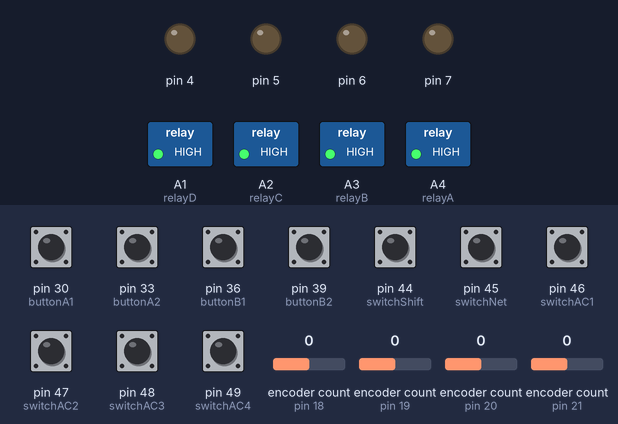
Bench run of a sketch on a simulated Arduino Mega 2560, built with avr-gcc and run on an emulated ATmega2560. Shown: switched loads named in the sketch (green lamp = pin HIGH), output pins drawn as LEDs (lit = HIGH). The inputs (shaded band) are chosen by the test bench; at power-on: pin 30 (buttonA1), pin 33 (buttonA2), pin 36 (buttonB1), pin 39 (buttonB2), pin 44 (switchShift), pin 45 (switchNet), pin 46 (switchAC1), pin 47 (switchAC2), pin 48 (switchAC3), pin 49 (switchAC4) HIGH, encoder count (sensors on pin 18, pin 19, pin 20, pin 21) 0.

Above: at 1.3 s.
1.4 s: pin 30 (buttonA1) pulled LOW for 1 s
At 3.2 s:
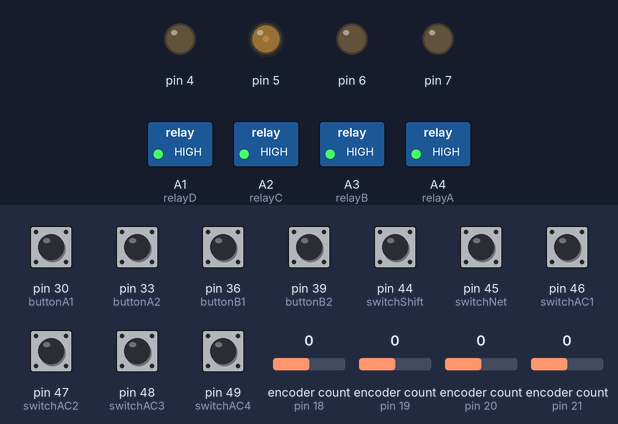
3.9 s: pin 33 (buttonA2) pulled LOW for 1 s
At 5.3 s:
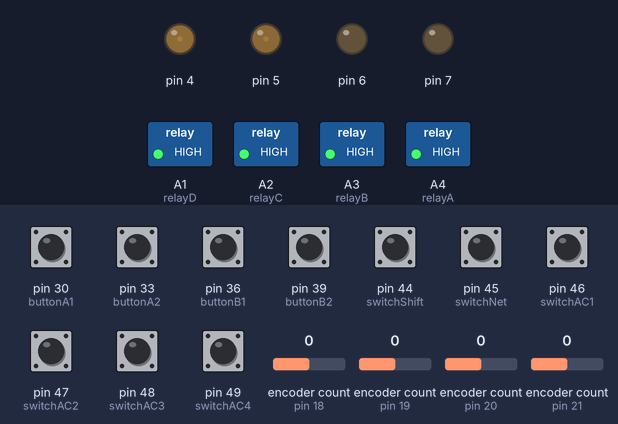
6.4 s: pin 36 (buttonB1) pulled LOW for 1 s
At 8.5 s:
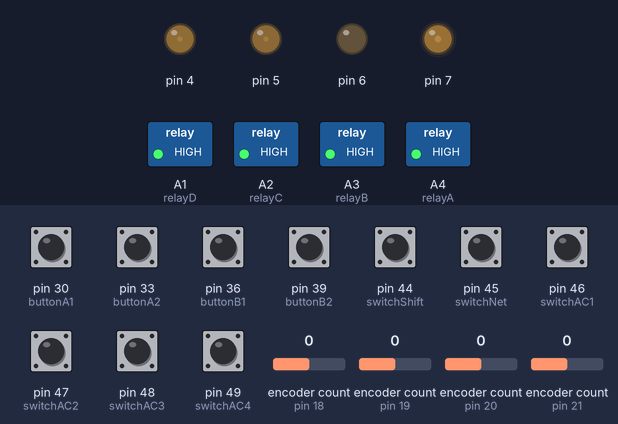
8.9 s: pin 39 (buttonB2) pulled LOW for 0.15 s
At 9.9 s:
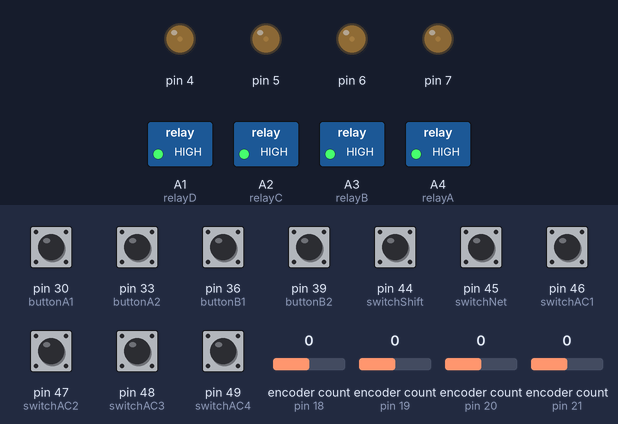
10.7 s: pin 46 (switchAC1) pulled LOW for 1 s
At 11.6 s:
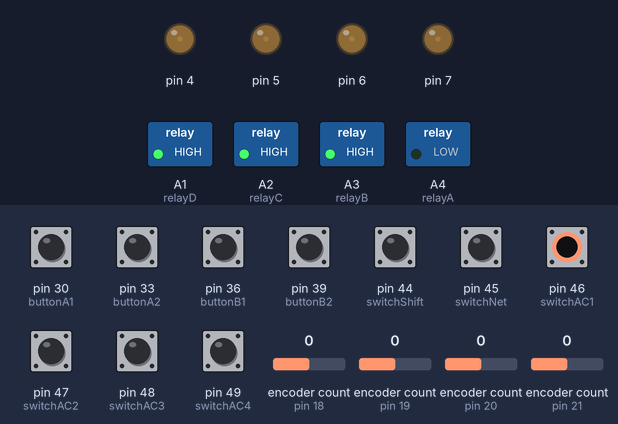
13.2 s: pin 47 (switchAC2) pulled LOW for 0.15 s
At 13.8 s:
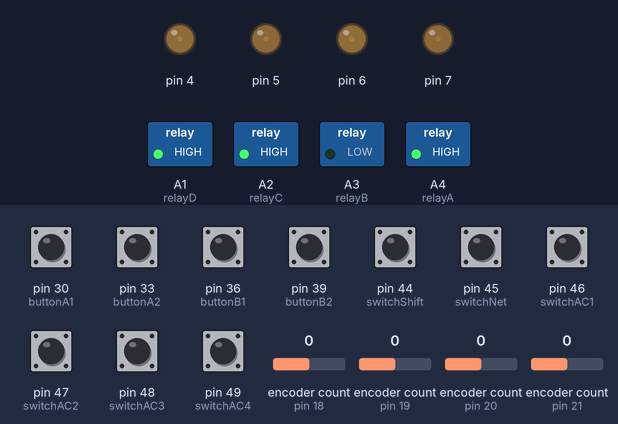
Timing chart, 0 to 16.2 s (numbered marks = the images above; inputs shaded):
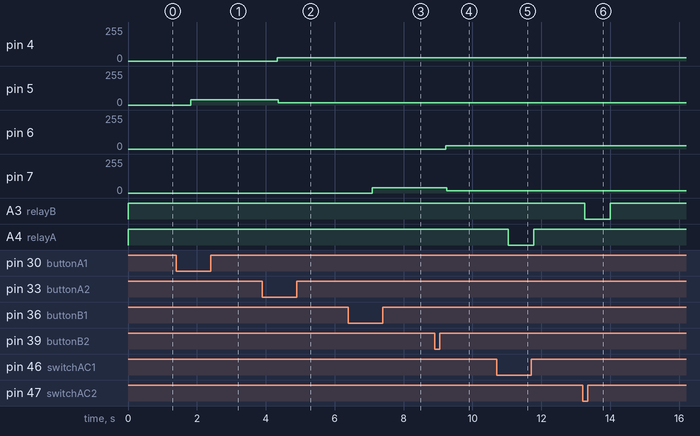

Measured:
- after the input at 1.4 s, pin 5: 0/255 → 40/255 after 0.42 s
- after the input at 3.9 s, pin 4: 0/255 → 23/255 after 0.43 s; pin 5: 40/255 → 16/255 after 0.46 s
- after the input at 6.4 s, pin 7: 0/255 → 40/255 after 0.69 s
- after the input at 8.9 s, pin 6: 0/255 → 23/255 after 0.33 s; pin 7: 40/255 → 16/255 after 0.35 s
- after the input at 10.7 s, A4 (relayA): HIGH → LOW after 0.33 s, → HIGH 0.75 s later
- after the input at 13.2 s, A3 (relayB): HIGH → LOW after 0.06 s, → HIGH 0.75 s later

The sketch:

box.ino
```cpp
#include <TimerOne.h>
#include <MD_REncoder.h>

#include "Lights.h"

const int defaultTemp = 150;
const int defaultAmplitude = 40;


//Refresh Settings
long lastReach;
const int netUpdateInterval = 2000;

long lastRefresh;
const int lightRefreshInterval = 200;

//Global Variables
//Global Controls
const int switchShift = 44;
const int switchNet = 45;
//AC Controls
const int switchAC1 = 46;
const int switchAC2 = 47;
const int switchAC3 = 48;
const int switchAC4 = 49;
//LED controls
const int buttonA1 = 30;
const int buttonA2 = 33;
const int buttonB1 = 36;
const int buttonB2 = 39;
//Encoders
MD_REncoder AmpKnobA(18,32);
MD_REncoder TempKnobA(19,35);
MD_REncoder AmpKnobB(20,38);
MD_REncoder TempKnobB(21,41);

//Light outputs with associated PWM pins
Lights StripA(4,5);
Lights StripB(6,7);
//AC Relay Outputs
const int relayA = A4;
const int relayB = A3;
const int relayC = A2;
const int relayD = A1;

boolean shiftState;
boolean netState;
boolean ac1State;
boolean ac2State;
boolean ac3State;
boolean ac4State;

boolean ac1PhysState;
boolean ac2PhysState;
boolean ac3PhysState;
boolean ac4PhysState;

bool a1Saved;
bool b1Saved;
bool a2Saved;
bool b2Saved;

int ampAState;
int tempAState;
int ampBState;
int tempBState;
int prevKnobSum;


void setup() {
  //pinMode Stuff
  pinMode(switchNet, INPUT);
  pinMode(switchShift, INPUT);
  pinMode(switchAC1, INPUT);
  pinMode(switchAC2, INPUT);
  pinMode(switchAC3, INPUT);
  pinMode(switchAC4, INPUT);
  pinMode(buttonA1, INPUT_PULLUP);
  pinMode(buttonA2, INPUT_PULLUP);
  pinMode(buttonB1, INPUT_PULLUP);
  pinMode(buttonB2, INPUT_PULLUP);
  pinMode(relayA, OUTPUT);
  pinMode(relayB, OUTPUT);
  pinMode(relayD, OUTPUT);
  pinMode(relayC, OUTPUT);

  //MD_REncoder Inits
  AmpKnobA.begin();
  TempKnobA.begin();
  AmpKnobB.begin();
  TempKnobB.begin();
  AmpKnobA.setPeriod(100);
  TempKnobA.setPeriod(100);
  AmpKnobB.setPeriod(100);
  TempKnobB.setPeriod(100);

  //TimerOne Inits
  Timer1.initialize(200);
  Timer1.attachInterrupt(tick);

  Serial.begin(9600);
  readControls();
  updateOutputs();

}

void loop() {
  if (readControls()) {
    updateOutputs();
  }

  //Only runs if the network/lockout switch is down
  if(netState) {
    if (Serial.available()>0) {
      String updateData = Serial.readString();
      int split = updateData.indexOf(":");
      updateFromNet(updateData.substring(0,split),updateData.substring(split+1));
      Serial.println(updateData.substring(0,split));
      Serial.println(updateData.substring(split+1));
      updateOutputs();
    }
  }

  //Code to run at the select light update frequency
  if (shiftState && (lastRefresh + lightRefreshInterval) < millis()) {
    StripA.refresh();
    StripB.refresh();

    ampAState = StripA.getAmplitude();
    tempAState = StripA.getTemperature();
    ampBState = StripB.getAmplitude();
    tempBState = StripB.getTemperature();

    lastRefresh = millis();
  }
}


void updateFromNet(String type, String value) {
  char topic[type.length()+1];
  type.toCharArray(topic,type.length()+1);
  Serial.println("recieved smth");
  if (netState) {

    if (strcmp(topic,"channel-a-amplitude")==0){
      ampAState = value.toInt();
      Serial.println("ran");
    }

    if (strcmp(topic,"channel-a-temperature")==0) {
      //Serial.println("Change in temp");
      tempAState = value.toInt();
    }

    if (strcmp(topic,"channel-b-amplitude")==0){
      ampBState = value.toInt();
      Serial.println("ran");
    }

    if (strcmp(topic,"channel-b-temperature")==0) {
      //Serial.println("Change in temp");
      tempBState = value.toInt();
    }

    if (strcmp(topic,"ac-1-setting")==0) {
      ac1State = value.toInt();
    }
    if (strcmp(topic,"ac-2-setting")==0) {
      ac2State = value.toInt();
    }
    if (strcmp(topic,"ac-3-setting")==0) {
      ac3State = value.toInt();
    }
    if (strcmp(topic,"ac-4-setting")==0) {
      ac4State = value.toInt();
    }

    //Custom shift Routines
    //duration, start amplitude, end amplitude, start temp, end temp
    if (strcmp(topic,"sunrise")==0 && shiftState) {
      StripA.shift(600000L, 0, 240, 240, 180);
    }
    if (strcmp(topic,"sunset")==0 && shiftState) {
      StripA.shift(30000L, ampAState, (ampAState - 0.5*ampAState), tempAState, 240);
    }

  }
}


void tick() {
  int velocity = (AmpKnobA.speed() + TempKnobA.speed() + AmpKnobB.speed() + TempKnobB.speed()) + 1;
  switch (AmpKnobA.read()) {
    case 16:
      ampAState -= 1 * velocity;
      break;
    case 32:
      ampAState += 1 * velocity;
      break;
    default:
      ampAState += 0;
  }

  switch (TempKnobA.read()) {
    case 16:
      tempAState -= 1 * velocity;
      break;
    case 32:
      tempAState += 1 * velocity;
      break;
    default:
      tempAState += 0;
  }
  switch (AmpKnobB.read()) {
    case 16:
      ampBState -= 1 * velocity;
      break;
    case 32:
      ampBState += 1 * velocity;
      break;
    default:
      ampBState += 0;
  }
  switch (TempKnobB.read()) {
    case 16:
      tempBState -= 1 * velocity;
      break;
    case 32:
      tempBState += 1 * velocity;
      break;
    default:
      tempBState += 0;
  }
}

bool readControls() {
  bool changed = false;
  bool individualChange = false;

  bool newShiftState = digitalRead(switchShift);
  changed = (shiftState != newShiftState || changed);
  shiftState = newShiftState;

  bool newNetState = digitalRead(switchNet);
  changed = (netState != newNetState || changed);
  netState = newNetState;

  bool newAC1PhysState = digitalRead(switchAC1);
  individualChange = (ac1PhysState != newAC1PhysState);
  changed = individualChange || changed;
  ac1PhysState = newAC1PhysState;
  if (individualChange) {
    ac1State=ac1PhysState;
    individualChange = false;
  }

  bool newAC2PhysState = digitalRead(switchAC2);
  individualChange = (ac2PhysState != newAC2PhysState);
  changed = individualChange || changed;
  ac2PhysState = newAC2PhysState;
  if (individualChange) {
    ac2State=ac2PhysState;
    individualChange = false;
  }

  bool newAC3PhysState = digitalRead(switchAC3);
  individualChange = (ac3PhysState != newAC3PhysState);
  changed = individualChange || changed;
  ac3PhysState = newAC3PhysState;
  if (individualChange) {
    ac3State=ac3PhysState;
    individualChange = false;
  }

  bool newAC4PhysState = digitalRead(switchAC4);
  individualChange = (ac4PhysState != newAC4PhysState);
  changed = individualChange || changed;
  ac4PhysState = newAC4PhysState;
  if (individualChange) {
    ac4State=ac4PhysState;
    individualChange = false;
  }

  bool newA1Saved = digitalRead(buttonA1);
  changed = (a1Saved != newA1Saved || changed);
  a1Saved = newA1Saved;

  bool newB1Saved = digitalRead(buttonB1);
  changed = (b1Saved != newB1Saved || changed);
  b1Saved = newB1Saved;

  bool newA2Saved = digitalRead(buttonA2);
  changed = (a2Saved != newA2Saved || changed);
  a2Saved = newA2Saved;

  bool newB2Saved = digitalRead(buttonB2);
  changed = (b2Saved != newB2Saved || changed);
  b2Saved = newB2Saved;

  int newKnobSum = ampAState + tempAState + ampBState + tempBState;
  changed = (newKnobSum != prevKnobSum || changed);
  prevKnobSum = newKnobSum;

  return changed;
}

void updateOutputs() {
  //AC Relays
  if(ac1State) {
    digitalWrite(relayA,HIGH);
  } else {
    digitalWrite(relayA,LOW);
  }
  if(ac2State) {
    digitalWrite(relayB,HIGH);
  } else {
    digitalWrite(relayB,LOW);
  }

  if(ac3State) {
    digitalWrite(relayC,HIGH);
  } else {
    digitalWrite(relayC,LOW);
  }
  if(ac4State) {
    digitalWrite(relayD,HIGH);
  } else {
    digitalWrite(relayD,LOW);
  }

  if(!a1Saved) {
    ampAState = defaultAmplitude;
  }
  if(!a2Saved) {
    tempAState = defaultTemp;
  }
  if(!b1Saved) {
    ampBState = defaultAmplitude;
  }
  if(!b2Saved) {
    tempBState = defaultTemp;
  }


  ampAState = sanitizeNumber(ampAState);
  tempAState = sanitizeNumber(tempAState);
  ampBState = sanitizeNumber(ampBState);
  tempBState = sanitizeNumber(tempBState);


  StripA.setValues(sanitizeNumber(ampAState),sanitizeNumber(tempAState));
  StripA.writeOutput();

  StripB.setValues(sanitizeNumber(ampBState),sanitizeNumber(tempBState));
  StripB.writeOutput();
}

int sanitizeNumber(int input) {
  int output;
  if (input > 255) {
    output = 255;
  } else if (input < 0) {
    output = 0;
  } else {
    output = input;
  }
  return output;
}
```

Lights.cpp
```cpp
#include <Arduino.h>
#include "Lights.h"

long shiftStart;
long shiftDuration;
int shiftOriginAmp;
int shiftTargetAmp;
int shiftOriginTemp;
int shiftTargetTemp;

int pinW;
int pinC;
float amplitude;
int amplitudeSetPoint;
float temperature;
int tempSetPoint;
int warmVal;
int coolVal;


//Public Methods
Lights::Lights(int warmPin, int coolPin) {
  pinW = warmPin;
  pinC = coolPin;

  pinMode(pinW, OUTPUT);
  pinMode(pinC,OUTPUT);
}

void Lights::setValues(int amplitudeInput, int temperatureInput) {
  amplitudeSetPoint = amplitudeInput;
  tempSetPoint = temperatureInput;
  curve(amplitudeSetPoint,tempSetPoint);
  calculateChannels();
}

void Lights::shift(long duration, int fromAmp, int toAmp, int fromTemp, int toTemp) {
  shiftStart = (long) millis();
  shiftDuration = duration;
  shiftOriginAmp = fromAmp;
  shiftTargetAmp = toAmp;
  shiftOriginTemp = fromTemp;
  shiftTargetTemp = toTemp;
  curve(fromAmp,fromTemp);
  calculateChannels();
  writeOutput();
}

void Lights::refresh() {
  int transAmp = amplitudeSetPoint;
  int transTemp = tempSetPoint;
  if (millis() < (shiftStart + shiftDuration)) {
    float progress = ((millis()-shiftStart)/(shiftDuration*1.0))*1000.0;
    transAmp = map(progress, 0, 1000, shiftOriginAmp,shiftTargetAmp);
    transTemp = map(progress, 0, 1000, shiftOriginTemp,shiftTargetTemp);
  }
  amplitudeSetPoint = transAmp;
  tempSetPoint = transTemp;
  curve(transAmp,transTemp);
  calculateChannels();
  writeOutput();
}

int Lights::getAmplitude() {
  return amplitudeSetPoint;
}

int Lights::getTemperature() {
  return tempSetPoint;
}


//Private Methods
void Lights::curve(int amplitudeInput, int temperatureInput) {
  amplitude = amplitudeInput/255.0;
  temperature = temperatureInput/255.0;
}

void Lights::calculateChannels() {
  //int overhead = 60;
  warmVal = (amplitude*255.0)*temperature;
  coolVal = (amplitude*255.0)*(temperature-1.0)*-1.0;
}

void Lights::writeOutput() {
  analogWrite(pinW,warmVal);
  analogWrite(pinC,coolVal);
}
```

Lights.h
```cpp
#ifndef Lights_h
#define Lights_h
#include "Arduino.h"

class Lights
{
  public:
    //Methods
    Lights(int warmPin, int coolPin);
    void setValues(int amplitudeInput, int temperatureInput);
    void writeOutput();
    void shift(long duration, int fromAmp, int toAmp, int fromTemp, int toTemp);
    void refresh();
    int getAmplitude();
    int getTemperature();
  private:
    //Variables
    int pinW;
    int pinC;
    float amplitude;
    int amplitudeSetPoint;
    float temperature;
    int tempSetPoint;
    //Methods
    void curve(int amplitudeInput, int temperatureInput);
    void calculateChannels();

    //Shifting Variables
    long shiftStart;
    long shiftDuration;
    int shiftOriginAmp;
    int shiftTargetAmp;
    int shiftOriginTemp;
    int shiftTargetTemp;
};
#endif
```
